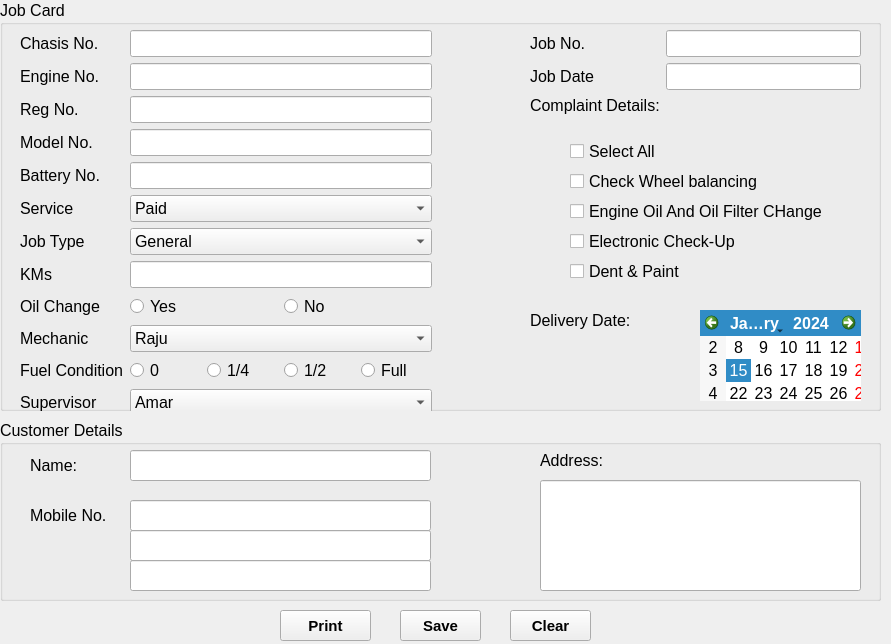
<?xml version="1.0" encoding="UTF-8"?>
<ui version="4.0">
 <class>MainWindow</class>
 <widget class="QMainWindow" name="MainWindow">
  <property name="geometry">
   <rect>
    <x>0</x>
    <y>0</y>
    <width>891</width>
    <height>644</height>
   </rect>
  </property>
  <property name="windowTitle">
   <string>MainWindow</string>
  </property>
  <property name="styleSheet">
   <string notr="true">
</string>
  </property>
  <widget class="QWidget" name="centralwidget">
   <widget class="QGroupBox" name="groupBox">
    <property name="geometry">
     <rect>
      <x>0</x>
      <y>0</y>
      <width>881</width>
      <height>411</height>
     </rect>
    </property>
    <property name="font">
     <font>
      <pointsize>12</pointsize>
     </font>
    </property>
    <property name="title">
     <string>Job Card</string>
    </property>
    <widget class="QWidget" name="formLayoutWidget">
     <property name="geometry">
      <rect>
       <x>20</x>
       <y>30</y>
       <width>412</width>
       <height>432</height>
      </rect>
     </property>
     <property name="font">
      <font>
       <pointsize>12</pointsize>
      </font>
     </property>
     <layout class="QFormLayout" name="formLayout">
      <item row="0" column="0">
       <widget class="QLabel" name="label">
        <property name="font">
         <font>
          <pointsize>12</pointsize>
         </font>
        </property>
        <property name="text">
         <string>Chasis No.</string>
        </property>
       </widget>
      </item>
      <item row="0" column="1">
       <widget class="QLineEdit" name="lineEdit">
        <property name="font">
         <font>
          <pointsize>12</pointsize>
         </font>
        </property>
       </widget>
      </item>
      <item row="1" column="0">
       <widget class="QLabel" name="label_2">
        <property name="font">
         <font>
          <pointsize>12</pointsize>
         </font>
        </property>
        <property name="text">
         <string>Engine No.</string>
        </property>
       </widget>
      </item>
      <item row="1" column="1">
       <widget class="QLineEdit" name="lineEdit_2">
        <property name="font">
         <font>
          <pointsize>12</pointsize>
         </font>
        </property>
       </widget>
      </item>
      <item row="2" column="0">
       <widget class="QLabel" name="label_3">
        <property name="font">
         <font>
          <pointsize>12</pointsize>
         </font>
        </property>
        <property name="text">
         <string>Reg No.</string>
        </property>
       </widget>
      </item>
      <item row="2" column="1">
       <widget class="QLineEdit" name="lineEdit_3">
        <property name="font">
         <font>
          <pointsize>12</pointsize>
         </font>
        </property>
       </widget>
      </item>
      <item row="3" column="0">
       <widget class="QLabel" name="label_4">
        <property name="font">
         <font>
          <pointsize>12</pointsize>
         </font>
        </property>
        <property name="text">
         <string>Model No.</string>
        </property>
       </widget>
      </item>
      <item row="3" column="1">
       <widget class="QLineEdit" name="lineEdit_4">
        <property name="font">
         <font>
          <pointsize>12</pointsize>
         </font>
        </property>
       </widget>
      </item>
      <item row="4" column="0">
       <widget class="QLabel" name="label_5">
        <property name="font">
         <font>
          <pointsize>12</pointsize>
         </font>
        </property>
        <property name="text">
         <string>Battery No.</string>
        </property>
       </widget>
      </item>
      <item row="4" column="1">
       <widget class="QLineEdit" name="lineEdit_5">
        <property name="font">
         <font>
          <pointsize>12</pointsize>
         </font>
        </property>
       </widget>
      </item>
      <item row="5" column="0">
       <widget class="QLabel" name="label_6">
        <property name="font">
         <font>
          <pointsize>12</pointsize>
         </font>
        </property>
        <property name="text">
         <string>Service</string>
        </property>
       </widget>
      </item>
      <item row="5" column="1">
       <widget class="QComboBox" name="comboBox">
        <property name="font">
         <font>
          <pointsize>12</pointsize>
         </font>
        </property>
        <item>
         <property name="text">
          <string>Paid</string>
         </property>
        </item>
        <item>
         <property name="text">
          <string>Free</string>
         </property>
        </item>
       </widget>
      </item>
      <item row="6" column="0">
       <widget class="QLabel" name="label_7">
        <property name="font">
         <font>
          <pointsize>12</pointsize>
         </font>
        </property>
        <property name="text">
         <string>Job Type</string>
        </property>
       </widget>
      </item>
      <item row="6" column="1">
       <widget class="QComboBox" name="comboBox_2">
        <property name="font">
         <font>
          <pointsize>12</pointsize>
         </font>
        </property>
        <item>
         <property name="text">
          <string>General</string>
         </property>
        </item>
        <item>
         <property name="text">
          <string>Half </string>
         </property>
        </item>
        <item>
         <property name="text">
          <string>Full </string>
         </property>
        </item>
       </widget>
      </item>
      <item row="7" column="0">
       <widget class="QLabel" name="label_8">
        <property name="font">
         <font>
          <pointsize>12</pointsize>
         </font>
        </property>
        <property name="text">
         <string>KMs</string>
        </property>
       </widget>
      </item>
      <item row="7" column="1">
       <widget class="QLineEdit" name="lineEdit_6">
        <property name="font">
         <font>
          <pointsize>12</pointsize>
         </font>
        </property>
       </widget>
      </item>
      <item row="8" column="0">
       <widget class="QLabel" name="label_9">
        <property name="font">
         <font>
          <pointsize>12</pointsize>
         </font>
        </property>
        <property name="text">
         <string>Oil Change</string>
        </property>
       </widget>
      </item>
      <item row="8" column="1">
       <layout class="QHBoxLayout" name="horizontalLayout">
        <item>
         <widget class="QRadioButton" name="radioButton_2">
          <property name="font">
           <font>
            <pointsize>12</pointsize>
           </font>
          </property>
          <property name="text">
           <string>Yes</string>
          </property>
         </widget>
        </item>
        <item>
         <widget class="QRadioButton" name="radioButton">
          <property name="font">
           <font>
            <pointsize>12</pointsize>
           </font>
          </property>
          <property name="text">
           <string>No</string>
          </property>
         </widget>
        </item>
       </layout>
      </item>
      <item row="9" column="0">
       <widget class="QLabel" name="label_10">
        <property name="font">
         <font>
          <pointsize>12</pointsize>
         </font>
        </property>
        <property name="text">
         <string>Mechanic</string>
        </property>
       </widget>
      </item>
      <item row="9" column="1">
       <widget class="QComboBox" name="comboBox_3">
        <property name="font">
         <font>
          <pointsize>12</pointsize>
         </font>
        </property>
        <item>
         <property name="text">
          <string>Raju</string>
         </property>
        </item>
        <item>
         <property name="text">
          <string>Farhan</string>
         </property>
        </item>
        <item>
         <property name="text">
          <string>Rancho</string>
         </property>
        </item>
       </widget>
      </item>
      <item row="10" column="0">
       <widget class="QLabel" name="label_11">
        <property name="font">
         <font>
          <pointsize>12</pointsize>
         </font>
        </property>
        <property name="text">
         <string>Fuel Condition</string>
        </property>
       </widget>
      </item>
      <item row="10" column="1">
       <layout class="QHBoxLayout" name="horizontalLayout_2">
        <item>
         <widget class="QRadioButton" name="radioButton_3">
          <property name="font">
           <font>
            <pointsize>12</pointsize>
           </font>
          </property>
          <property name="text">
           <string>0</string>
          </property>
         </widget>
        </item>
        <item>
         <widget class="QRadioButton" name="radioButton_6">
          <property name="font">
           <font>
            <pointsize>12</pointsize>
           </font>
          </property>
          <property name="text">
           <string>1/4</string>
          </property>
         </widget>
        </item>
        <item>
         <widget class="QRadioButton" name="radioButton_5">
          <property name="font">
           <font>
            <pointsize>12</pointsize>
           </font>
          </property>
          <property name="text">
           <string>1/2</string>
          </property>
         </widget>
        </item>
        <item>
         <widget class="QRadioButton" name="radioButton_4">
          <property name="font">
           <font>
            <pointsize>12</pointsize>
           </font>
          </property>
          <property name="text">
           <string>Full</string>
          </property>
         </widget>
        </item>
       </layout>
      </item>
      <item row="11" column="0">
       <widget class="QLabel" name="label_12">
        <property name="font">
         <font>
          <pointsize>12</pointsize>
         </font>
        </property>
        <property name="text">
         <string>Supervisor</string>
        </property>
       </widget>
      </item>
      <item row="11" column="1">
       <widget class="QComboBox" name="comboBox_4">
        <property name="font">
         <font>
          <pointsize>12</pointsize>
         </font>
        </property>
        <item>
         <property name="text">
          <string>Amar</string>
         </property>
        </item>
        <item>
         <property name="text">
          <string>Akbar</string>
         </property>
        </item>
        <item>
         <property name="text">
          <string>Anthony</string>
         </property>
        </item>
       </widget>
      </item>
     </layout>
    </widget>
    <widget class="QWidget" name="formLayoutWidget_2">
     <property name="geometry">
      <rect>
       <x>530</x>
       <y>30</y>
       <width>331</width>
       <height>271</height>
      </rect>
     </property>
     <property name="font">
      <font>
       <pointsize>12</pointsize>
      </font>
     </property>
     <layout class="QFormLayout" name="formLayout_2">
      <item row="1" column="0">
       <widget class="QLabel" name="label_13">
        <property name="font">
         <font>
          <pointsize>12</pointsize>
         </font>
        </property>
        <property name="text">
         <string>Job No.</string>
        </property>
       </widget>
      </item>
      <item row="1" column="1">
       <widget class="QLineEdit" name="lineEdit_8">
        <property name="font">
         <font>
          <pointsize>12</pointsize>
         </font>
        </property>
       </widget>
      </item>
      <item row="2" column="0">
       <widget class="QLabel" name="label_15">
        <property name="font">
         <font>
          <pointsize>12</pointsize>
         </font>
        </property>
        <property name="text">
         <string>Job Date</string>
        </property>
       </widget>
      </item>
      <item row="3" column="0">
       <widget class="QLabel" name="label_16">
        <property name="font">
         <font>
          <pointsize>12</pointsize>
         </font>
        </property>
        <property name="text">
         <string>Complaint Details:</string>
        </property>
       </widget>
      </item>
      <item row="2" column="1">
       <widget class="QLineEdit" name="lineEdit_9">
        <property name="font">
         <font>
          <pointsize>12</pointsize>
         </font>
        </property>
       </widget>
      </item>
     </layout>
    </widget>
    <widget class="QLabel" name="label_46">
     <property name="geometry">
      <rect>
       <x>530</x>
       <y>310</y>
       <width>101</width>
       <height>21</height>
      </rect>
     </property>
     <property name="font">
      <font>
       <pointsize>12</pointsize>
      </font>
     </property>
     <property name="text">
      <string>Delivery Date:</string>
     </property>
    </widget>
    <widget class="QCalendarWidget" name="calendarWidget">
     <property name="geometry">
      <rect>
       <x>700</x>
       <y>310</y>
       <width>161</width>
       <height>91</height>
      </rect>
     </property>
     <property name="font">
      <font>
       <pointsize>12</pointsize>
      </font>
     </property>
     <property name="gridVisible">
      <bool>false</bool>
     </property>
    </widget>
   </widget>
   <widget class="QGroupBox" name="groupBox_2">
    <property name="geometry">
     <rect>
      <x>0</x>
      <y>420</y>
      <width>881</width>
      <height>181</height>
     </rect>
    </property>
    <property name="font">
     <font>
      <pointsize>12</pointsize>
     </font>
    </property>
    <property name="title">
     <string>Customer Details</string>
    </property>
    <widget class="QLabel" name="label_49">
     <property name="geometry">
      <rect>
       <x>540</x>
       <y>20</y>
       <width>71</width>
       <height>41</height>
      </rect>
     </property>
     <property name="font">
      <font>
       <pointsize>12</pointsize>
       <weight>50</weight>
       <bold>false</bold>
      </font>
     </property>
     <property name="text">
      <string>Address:</string>
     </property>
    </widget>
    <widget class="QLineEdit" name="lineEdit_27">
     <property name="geometry">
      <rect>
       <x>540</x>
       <y>60</y>
       <width>321</width>
       <height>111</height>
      </rect>
     </property>
     <property name="font">
      <font>
       <pointsize>12</pointsize>
      </font>
     </property>
    </widget>
    <widget class="QLabel" name="label_47">
     <property name="geometry">
      <rect>
       <x>30</x>
       <y>30</y>
       <width>61</width>
       <height>31</height>
      </rect>
     </property>
     <property name="font">
      <font>
       <pointsize>12</pointsize>
       <weight>50</weight>
       <bold>false</bold>
      </font>
     </property>
     <property name="text">
      <string>Name:</string>
     </property>
    </widget>
    <widget class="QLineEdit" name="lineEdit_25">
     <property name="geometry">
      <rect>
       <x>130</x>
       <y>30</y>
       <width>301</width>
       <height>31</height>
      </rect>
     </property>
     <property name="font">
      <font>
       <pointsize>12</pointsize>
      </font>
     </property>
    </widget>
    <widget class="QLabel" name="label_48">
     <property name="geometry">
      <rect>
       <x>30</x>
       <y>80</y>
       <width>81</width>
       <height>31</height>
      </rect>
     </property>
     <property name="font">
      <font>
       <pointsize>12</pointsize>
       <weight>50</weight>
       <bold>false</bold>
      </font>
     </property>
     <property name="text">
      <string>Mobile No.</string>
     </property>
    </widget>
    <widget class="QLineEdit" name="lineEdit_26">
     <property name="geometry">
      <rect>
       <x>130</x>
       <y>80</y>
       <width>301</width>
       <height>31</height>
      </rect>
     </property>
     <property name="font">
      <font>
       <pointsize>12</pointsize>
      </font>
     </property>
    </widget>
    <widget class="QLineEdit" name="lineEdit_28">
     <property name="geometry">
      <rect>
       <x>130</x>
       <y>110</y>
       <width>301</width>
       <height>31</height>
      </rect>
     </property>
     <property name="font">
      <font>
       <pointsize>12</pointsize>
      </font>
     </property>
    </widget>
   </widget>
   <widget class="QLineEdit" name="lineEdit_29">
    <property name="geometry">
     <rect>
      <x>130</x>
      <y>560</y>
      <width>301</width>
      <height>31</height>
     </rect>
    </property>
    <property name="font">
     <font>
      <pointsize>12</pointsize>
     </font>
    </property>
   </widget>
   <widget class="QPushButton" name="pushButton">
    <property name="geometry">
     <rect>
      <x>400</x>
      <y>610</y>
      <width>81</width>
      <height>31</height>
     </rect>
    </property>
    <property name="font">
     <font>
      <pointsize>11</pointsize>
      <weight>75</weight>
      <bold>true</bold>
     </font>
    </property>
    <property name="text">
     <string>Save</string>
    </property>
   </widget>
   <widget class="QPushButton" name="pushButton_2">
    <property name="geometry">
     <rect>
      <x>510</x>
      <y>610</y>
      <width>81</width>
      <height>31</height>
     </rect>
    </property>
    <property name="font">
     <font>
      <pointsize>11</pointsize>
      <weight>75</weight>
      <bold>true</bold>
     </font>
    </property>
    <property name="text">
     <string>Clear</string>
    </property>
   </widget>
   <widget class="QPushButton" name="pushButton_3">
    <property name="geometry">
     <rect>
      <x>280</x>
      <y>610</y>
      <width>91</width>
      <height>31</height>
     </rect>
    </property>
    <property name="font">
     <font>
      <pointsize>11</pointsize>
      <weight>75</weight>
      <bold>true</bold>
     </font>
    </property>
    <property name="text">
     <string>Print</string>
    </property>
   </widget>
   <widget class="QCheckBox" name="checkBox_5">
    <property name="geometry">
     <rect>
      <x>570</x>
      <y>230</y>
      <width>281</width>
      <height>23</height>
     </rect>
    </property>
    <property name="font">
     <font>
      <pointsize>12</pointsize>
     </font>
    </property>
    <property name="text">
     <string>Electronic Check-Up</string>
    </property>
   </widget>
   <widget class="QCheckBox" name="checkBox_4">
    <property name="geometry">
     <rect>
      <x>570</x>
      <y>200</y>
      <width>281</width>
      <height>23</height>
     </rect>
    </property>
    <property name="font">
     <font>
      <pointsize>12</pointsize>
     </font>
    </property>
    <property name="text">
     <string>Engine Oil And Oil Filter CHange</string>
    </property>
   </widget>
   <widget class="QCheckBox" name="checkBox">
    <property name="geometry">
     <rect>
      <x>570</x>
      <y>140</y>
      <width>281</width>
      <height>23</height>
     </rect>
    </property>
    <property name="font">
     <font>
      <pointsize>12</pointsize>
     </font>
    </property>
    <property name="text">
     <string>Select All</string>
    </property>
   </widget>
   <widget class="QCheckBox" name="checkBox_2">
    <property name="geometry">
     <rect>
      <x>570</x>
      <y>170</y>
      <width>281</width>
      <height>23</height>
     </rect>
    </property>
    <property name="font">
     <font>
      <pointsize>12</pointsize>
     </font>
    </property>
    <property name="text">
     <string>Check Wheel balancing</string>
    </property>
   </widget>
   <widget class="QCheckBox" name="checkBox_6">
    <property name="geometry">
     <rect>
      <x>570</x>
      <y>260</y>
      <width>281</width>
      <height>23</height>
     </rect>
    </property>
    <property name="font">
     <font>
      <pointsize>12</pointsize>
     </font>
    </property>
    <property name="text">
     <string>Dent &amp;&amp; Paint</string>
    </property>
   </widget>
  </widget>
 </widget>
 <resources/>
 <connections/>
</ui>
